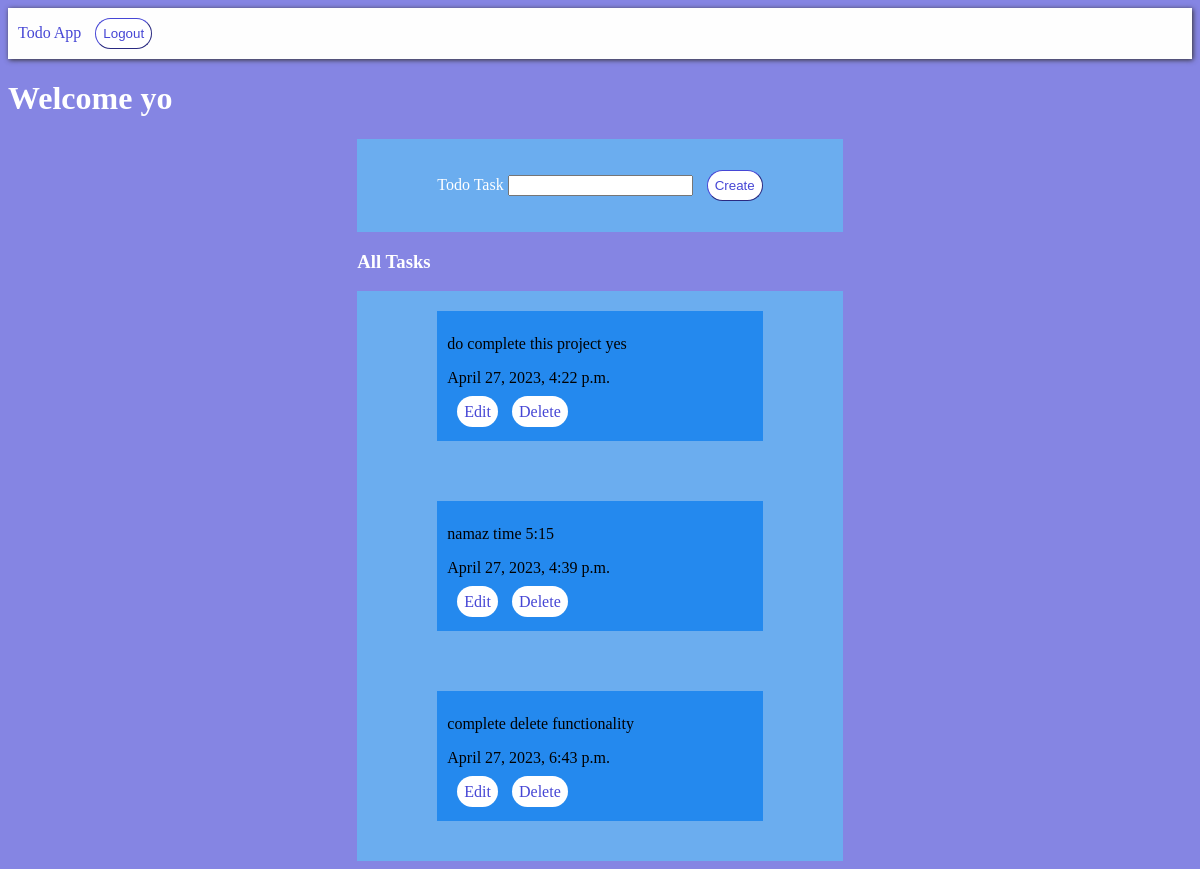
The app's page /todo (signed in) with its own data.
### todo/models.py (models this page shows, shortened)
class Todo(models.Model):
    title = models.CharField(max_length=1000000)
    complete = models.BooleanField(default=False)
    datetime = models.DateTimeField(default=datetime.now(),blank=True)
    userid = models.IntegerField()

### todo/views.py (the view)
# urls.py: path('todo',views.todo,name='todo'),
def todo(request):
    if(request.user.is_authenticated):
        userId = request.user.id
        username = request.user.username
    if(request.method=='POST'):
        title = request.POST['title']
        userid = userId
        todo = Todo.objects.create(title=title,userid=userid)
        todo.save()
        return redirect('todo')
    todoList = Todo.objects.filter(userid=userId)
    form = TodoForm()
    context = {
        'userid':userId,
        'username':username,
        'form':form,
        'todolist':todoList,
    }
    return render(request,'todo.html' , context)

### todo/forms.py
class TodoForm(ModelForm):
    class Meta:
        model = Todo
        fields = '__all__'

### templates/todo.html (shortened to what this page needs)
<!DOCTYPE html>
<html lang="en">
<head>
    {% load static %}
    <link rel="stylesheet" href="{% static 'css/todoapp.css' %}">
</head>
<body>
    <header>
        <div class="head">
            <div class="todo">
                <a href="todo">Todo App</a>
            </div>
            <div class="logout">
                <form action="logout" method="POST">
                    <button class="Button" type="submit">Logout</button>
                </form>
            </div>
        </div>
    </header>
    <h1>Welcome {{username}}</h1>
    <div class="main">
        <div class="center">
            <div class="create">
                <form action="todo" method="POST">
                    <p style="color: white; display: inline-block;">Todo Task</p>
                    <p style="display: inline-block;">{{form.title}}</p>
                    <button class="Button" type="submit">Create</button>
                </form>
            </div>
                <h3 style="color: white;">All Tasks</h3>
                {% for task in todolist %}
                <div class="task">
                    <div class="data">
                        {% if task.complete != True %}
                        <p>{{task.title}}</p>
                        {% else %}
                        <strike>{{task.title}}</strike>
                        {% endif %}
                        <p>{{task.datetime}}</p>
                        <a href="{% url 'edit' task.id %}" class="Button">Edit</a>
                        <a href="{% url 'delete' task.id %}" class="Button">Delete</a>
                    </div>
                </div>
                {% endfor %}
        </div>
    </div>
</body>
</html>

### static/css/todoapp.css (style rules this page uses)
body { background: rgba(70, 70, 213, 0.658); }
.head { background-color: #fefefe; padding-top: 10px; padding-bottom: 10px; padding-left: 10px; box-shadow: 1px 1px 5px rgb(49, 47, 47); }
.todo { display: inline-block; }
.todo a { text-decoration: none; color: rgba(70, 70, 213); }
.logout { display: inline-block; }
.Button { margin-left: 10px; padding-top: 7px; padding-bottom: 7px; padding-left: 7px; padding-right: 7px; color: rgba(70, 70, 213); background-color: white; border-radius: 30px; border-color: rgba(70, 70, 213); border-width: 1px; transition: background-color 0.15s; text-decoration: none; }
h1 { color: white; }
.main { display: flex; justify-content: center; align-items: center; }
.create { background-color: #6badef; padding-top: 20px; padding-left: 80px; padding-right: 80px; padding-bottom: 20px; }
.task { background-color: #6badef; padding-top: 20px; padding-left: 80px; padding-right: 80px; padding-bottom: 40px; }
.data { background-color: #2489ee; padding-top: 8px; padding-left: 10px; padding-bottom: 20px; }

### records on screen
Todo: title "do complete this project yes", datetime "April 27, 2023, 4:22 p.m."
Todo: title "namaz time 5:15", datetime "April 27, 2023, 4:39 p.m."
Todo: title "complete delete functionality", datetime "April 27, 2023, 6:43 p.m."

### other values on screen
{{ username }} "yo"
